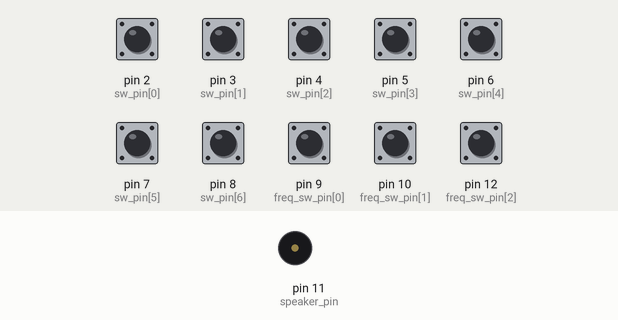
Recording of a sketch running on a simulated Arduino Uno, built with avr-gcc and run on an emulated ATmega328P. Shown: buzzer (waves = sounding). Inputs (shaded band) come from the test bench; at power-on: pin 2 (sw_pin[0]), pin 3 (sw_pin[1]), pin 4 (sw_pin[2]), pin 5 (sw_pin[3]), pin 6 (sw_pin[4]), pin 7 (sw_pin[5]), pin 8 (sw_pin[6]), pin 9 (freq_sw_pin[0]), pin 10 (freq_sw_pin[1]), pin 12 (freq_sw_pin[2]) HIGH.

Above: at 1.2 s.
1.3 s: pin 2 (sw_pin[0]) pulled LOW for 0.15 s
At 1.42 s:
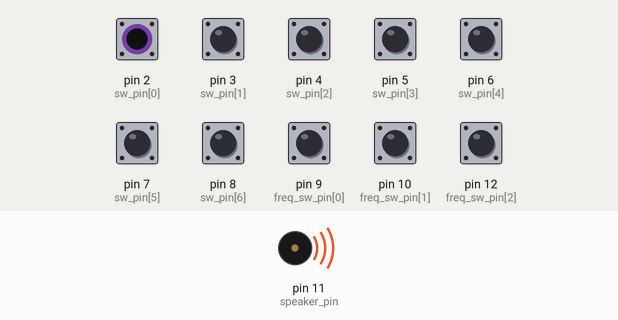
Timing chart, 0 to 4.3 s (numbered marks = the images above; inputs shaded):
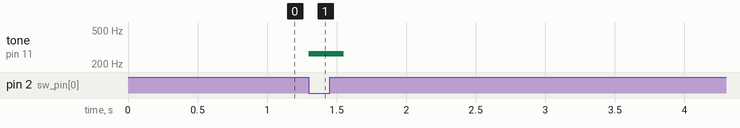

Measured:
- after the input at 1.3 s, tone on pin 11 (speaker_pin): silent → 262 Hz at once, → silent 0.25 s later

The sketch:

P33-1_3_tack_sw_piano_HML_freq.ino
```cpp
/*
*P33-1
*使用七個按鍵開關實作一電子琴
*有C、D、E、F、G、A、B七個音階
*並利用另外三個按鍵開關，切換成 低/中/高音模式
*/

#define PLAY_INTERVAL 100 //ms，持續播放音符的時間

const int speaker_pin = 11;
const int freq_sw_pin[] = {9, 10, 12}; //Frequency change switch
const int sw_pin[] = {2, 3, 4, 5, 6, 7, 8};
const int tones[3][7] = {
{262, 294, 330, 349, 392, 440, 494}, //Low freq
{523, 587, 659, 698, 784, 880, 988}, //Medium freq
{1046, 1175, 1318, 1397, 1568, 1760, 1976} //High freq
};

int freq_index = 0; //0=Low freq,1=Medium freq,2=High freq

void setup()
{
	pinMode(speaker_pin, OUTPUT);

	for(int i=0;i<sizeof(sw_pin)/sizeof(int);i++)
	{
		pinMode(sw_pin[i], INPUT_PULLUP);
	}
	for(int i=0;i<sizeof(freq_sw_pin)/sizeof(int);i++)
	{
		pinMode(freq_sw_pin[i], INPUT_PULLUP);
	}
}

void loop()
{
	if(digitalRead(freq_sw_pin[0])==0)
	{
		delay(20); //debounce
		while(digitalRead(freq_sw_pin[0])==0);
		freq_index = 0;
	}
	else if(digitalRead(freq_sw_pin[1])==0)
	{
		delay(20); //debounce
		while(digitalRead(freq_sw_pin[1])==0);
		freq_index = 1;
	}
	else if(digitalRead(freq_sw_pin[2])==0)
	{
		delay(20); //debounce
		while(digitalRead(freq_sw_pin[2])==0);
		freq_index = 2;
	}

	for(int i=0;i<7;i++)
	{
		bool val = digitalRead(sw_pin[i]);
		if(!val)
		{
			tone(speaker_pin, tones[freq_index][i], PLAY_INTERVAL);
		}
	}
}
```
